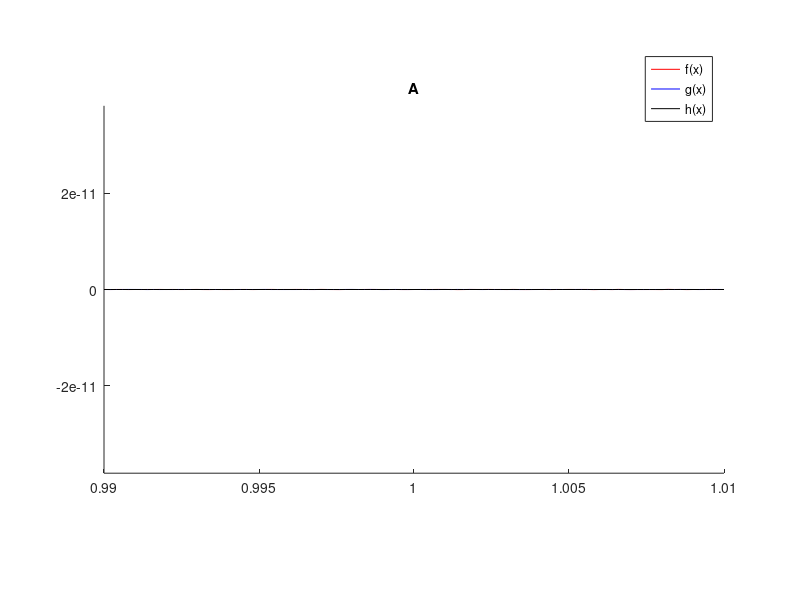

MATLAB code to generate this figure:
x=linspace(0.99,1.01,101);
f=power(x,8)-8.*power(x,7)+28.*power(x,6)-56.*power(x,5)+70.*power(x,4)-56.*power(x,3)+28.*power(x,2)-8.*x+1;
g=(((((((x-8).*x+28).*x-56).*x+70).*x-56).*x+28).*x-8).*x+1;
h=power(x-1,8);
axis([0.99 1.01 -3*1e-14 3*1e-14]); 
hold on
plot(x,f,'-r',x,g,'-b',x,h,'-k')
legend('f(x)','g(x)','h(x)')
title ("A")